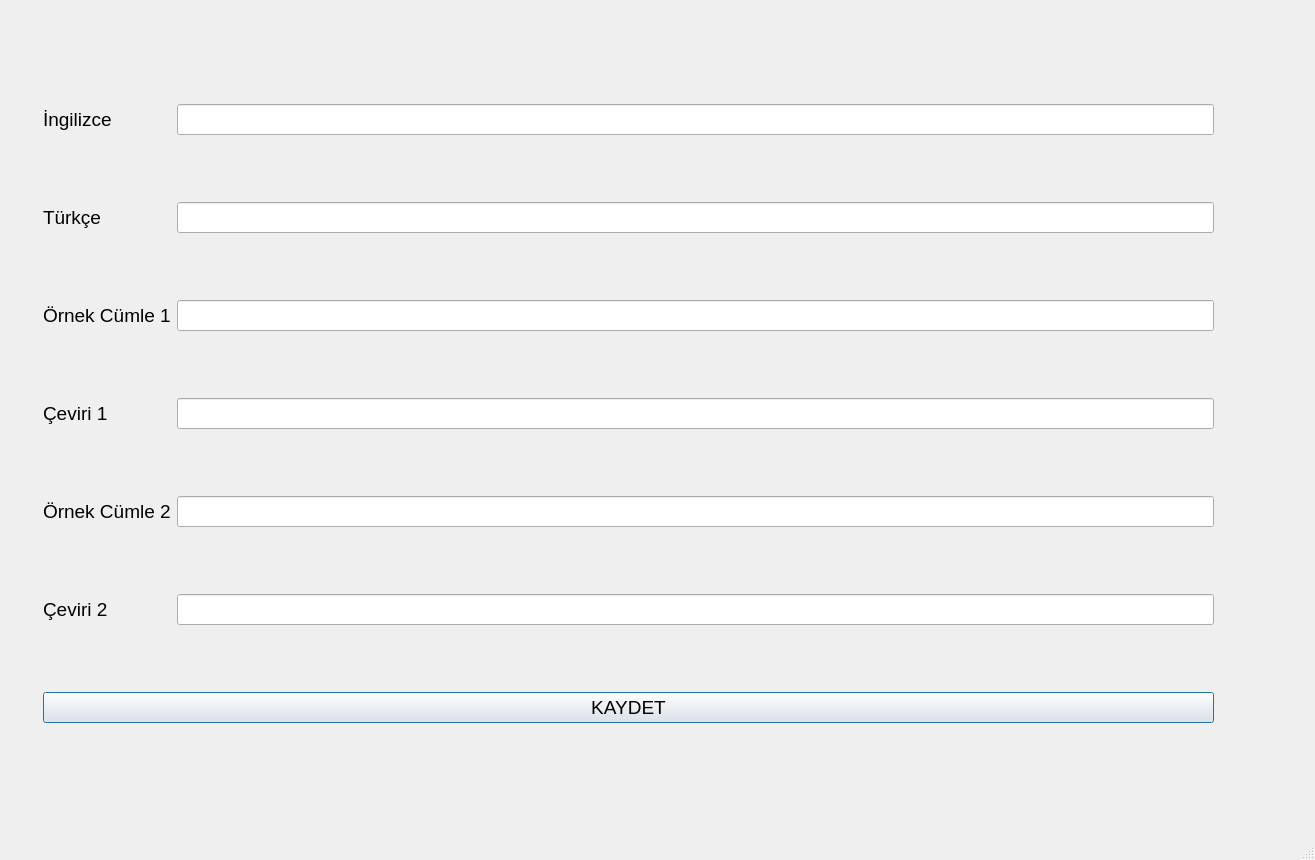
<?xml version="1.0" encoding="UTF-8"?>
<ui version="4.0">
 <class>MainWindow</class>
 <widget class="QMainWindow" name="MainWindow">
  <property name="geometry">
   <rect>
    <x>0</x>
    <y>0</y>
    <width>1315</width>
    <height>860</height>
   </rect>
  </property>
  <property name="windowTitle">
   <string>Sözlük Uygulaması v2.00</string>
  </property>
  <widget class="QWidget" name="centralwidget">
   <widget class="QWidget" name="layoutWidget">
    <property name="geometry">
     <rect>
      <x>43</x>
      <y>43</y>
      <width>1171</width>
      <height>741</height>
     </rect>
    </property>
    <layout class="QGridLayout" name="gridLayout">
     <item row="1" column="0">
      <widget class="QLabel" name="label_tr">
       <property name="font">
        <font>
         <pointsize>14</pointsize>
        </font>
       </property>
       <property name="text">
        <string>Türkçe</string>
       </property>
      </widget>
     </item>
     <item row="3" column="0">
      <widget class="QLabel" name="label_ex_1_tr">
       <property name="font">
        <font>
         <pointsize>14</pointsize>
        </font>
       </property>
       <property name="text">
        <string>Çeviri 1</string>
       </property>
      </widget>
     </item>
     <item row="4" column="1">
      <widget class="QLineEdit" name="lineEdit_ex_2_en">
       <property name="font">
        <font>
         <pointsize>14</pointsize>
        </font>
       </property>
      </widget>
     </item>
     <item row="0" column="0">
      <widget class="QLabel" name="label_en">
       <property name="font">
        <font>
         <pointsize>14</pointsize>
        </font>
       </property>
       <property name="text">
        <string>İngilizce</string>
       </property>
      </widget>
     </item>
     <item row="6" column="0" colspan="2">
      <widget class="QPushButton" name="button_save">
       <property name="sizePolicy">
        <sizepolicy hsizetype="Expanding" vsizetype="Fixed">
         <horstretch>0</horstretch>
         <verstretch>0</verstretch>
        </sizepolicy>
       </property>
       <property name="font">
        <font>
         <pointsize>14</pointsize>
        </font>
       </property>
       <property name="text">
        <string>KAYDET</string>
       </property>
       <property name="default">
        <bool>true</bool>
       </property>
      </widget>
     </item>
     <item row="1" column="1">
      <widget class="QLineEdit" name="lineEdit_turkish">
       <property name="font">
        <font>
         <pointsize>14</pointsize>
        </font>
       </property>
      </widget>
     </item>
     <item row="0" column="1">
      <widget class="QLineEdit" name="lineEdit_english">
       <property name="font">
        <font>
         <pointsize>14</pointsize>
        </font>
       </property>
      </widget>
     </item>
     <item row="3" column="1">
      <widget class="QLineEdit" name="lineEdit_ex_1_tr">
       <property name="font">
        <font>
         <pointsize>14</pointsize>
        </font>
       </property>
      </widget>
     </item>
     <item row="5" column="1">
      <widget class="QLineEdit" name="lineEdit_ex_2_tr">
       <property name="font">
        <font>
         <pointsize>14</pointsize>
        </font>
       </property>
      </widget>
     </item>
     <item row="2" column="1">
      <widget class="QLineEdit" name="lineEdit_ex_1_en">
       <property name="font">
        <font>
         <pointsize>14</pointsize>
        </font>
       </property>
      </widget>
     </item>
     <item row="2" column="0">
      <widget class="QLabel" name="label_ex_1_en">
       <property name="font">
        <font>
         <pointsize>14</pointsize>
        </font>
       </property>
       <property name="text">
        <string>Örnek Cümle 1</string>
       </property>
      </widget>
     </item>
     <item row="5" column="0">
      <widget class="QLabel" name="label_ex_2_tr">
       <property name="font">
        <font>
         <pointsize>14</pointsize>
        </font>
       </property>
       <property name="text">
        <string>Çeviri 2</string>
       </property>
      </widget>
     </item>
     <item row="4" column="0">
      <widget class="QLabel" name="label_ex_2_en">
       <property name="font">
        <font>
         <pointsize>14</pointsize>
        </font>
       </property>
       <property name="text">
        <string>Örnek Cümle 2</string>
       </property>
      </widget>
     </item>
    </layout>
   </widget>
  </widget>
  <widget class="QMenuBar" name="menubar">
   <property name="geometry">
    <rect>
     <x>0</x>
     <y>0</y>
     <width>1315</width>
     <height>31</height>
    </rect>
   </property>
  </widget>
  <widget class="QStatusBar" name="statusbar"/>
 </widget>
 <tabstops>
  <tabstop>lineEdit_english</tabstop>
  <tabstop>lineEdit_turkish</tabstop>
  <tabstop>lineEdit_ex_1_en</tabstop>
  <tabstop>lineEdit_ex_1_tr</tabstop>
  <tabstop>lineEdit_ex_2_en</tabstop>
  <tabstop>lineEdit_ex_2_tr</tabstop>
  <tabstop>button_save</tabstop>
 </tabstops>
 <resources/>
 <connections/>
</ui>
